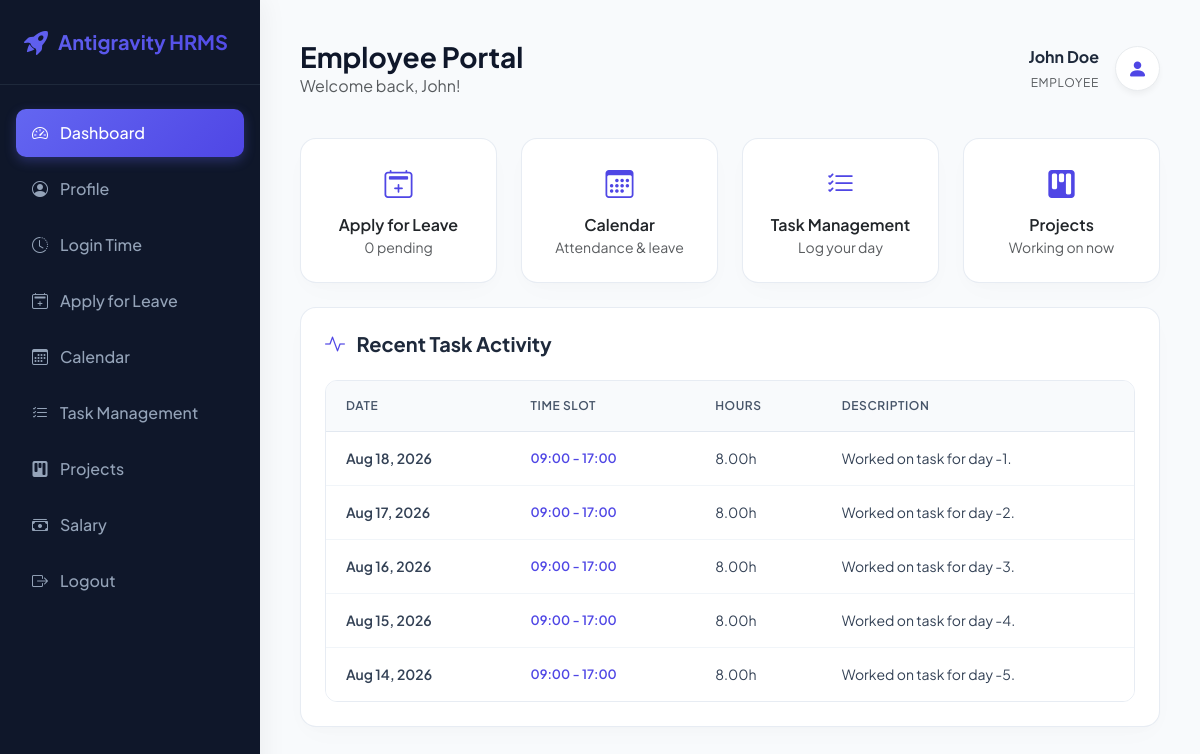
Page /api/dashboard/ (signed in) on the committed database.
### core/models.py (models this page shows, shortened)
class User(AbstractUser):
    ROLE_CHOICES = [
        ('admin', 'Admin'),
        ('employee', 'Employee'),
    ]
    role = models.CharField(max_length=20, choices=ROLE_CHOICES, default='employee')
    department = models.CharField(max_length=100, blank=True, null=True)
    designation = models.CharField(max_length=100, blank=True, null=True)
    joining_date = models.DateField(blank=True, null=True)
    salary_amount = models.DecimalField(max_digits=10, decimal_places=2, default=0.00)
    phone_number = models.CharField(max_length=20, blank=True, null=True)
    address = models.TextField(blank=True, null=True)

class WorkLog(models.Model):
    employee = models.ForeignKey(settings.AUTH_USER_MODEL, on_delete=models.CASCADE, related_name='work_logs')
    date = models.DateField()
    start_time = models.TimeField()
    end_time = models.TimeField()
    hours_worked = models.DecimalField(max_digits=4, decimal_places=2, null=True, blank=True)
    description = models.TextField()
    CATEGORY_CHOICES = [
        ('Meeting', 'Meeting'),
        ('Development', 'Development'),
        ('Bug Fix', 'Bug Fix'),
        ('Documentation', 'Documentation'),
        ('Testing', 'Testing'),
        ('Other', 'Other'),
    ]
    category = models.CharField(max_length=50, choices=CATEGORY_CHOICES, default='Other')

### core/views.py (the view)
# urls.py: path('dashboard/', EmployeeDashboardView.as_view(), name='employee_dashboard'),
class EmployeeDashboardView(EmployeeRoleRequiredMixin, TemplateView):
    template_name = 'core/employee_dashboard.html'
    def get_context_data(self, **kwargs):
        context = super().get_context_data(**kwargs)
        user = self.request.user
        pending_applications_count = LeaveApplication.objects.filter(employee=user, status='pending').count()
        recent_activity = WorkLog.objects.filter(employee=user).order_by('-date', '-start_time')[:5]
        context.update({
            'pending_applications_count': pending_applications_count,
            'recent_activity': recent_activity,
        })
        return context

### core/permissions.py (called while the page is built)
    def test_func(self):
        return (
            self.request.user.is_authenticated
            and getattr(self.request.user, 'role', None) == 'employee'
        )

### core/templates/core/employee_dashboard.html (shortened to what this page needs)
{% extends 'admin_dashboard/base.html' %}
{% block active_dashboard %}active{% endblock %}
{% block header_content %}
<h1>Employee Portal</h1>
<p class="text-muted mb-0">Welcome back, {{ request.user.first_name|default:request.user.username }}!</p>
{% endblock %}
{% block content %}
<div class="row g-4 mb-4">
    <div class="col-6 col-md-3">
        <a href="{% url 'employee_leaves' %}" class="text-decoration-none">
            <div class="glass-card text-center py-4">
                <i class="bi bi-calendar2-plus text-indigo fs-3"></i>
                <div class="fw-semibold mt-2 text-dark">Apply for Leave</div>
                <div class="text-muted small">{{ pending_applications_count }} pending</div>
            </div>
        </a>
    </div>
    <div class="col-6 col-md-3">
        <a href="{% url 'employee_calendar' %}" class="text-decoration-none">
            <div class="glass-card text-center py-4">
                <i class="bi bi-calendar3 text-indigo fs-3"></i>
                <div class="fw-semibold mt-2 text-dark">Calendar</div>
                <div class="text-muted small">Attendance &amp; leave</div>
            </div>
        </a>
    </div>
    <div class="col-6 col-md-3">
        <a href="{% url 'employee_work_logs' %}" class="text-decoration-none">
            <div class="glass-card text-center py-4">
                <i class="bi bi-list-check text-indigo fs-3"></i>
                <div class="fw-semibold mt-2 text-dark">Task Management</div>
                <div class="text-muted small">Log your day</div>
            </div>
        </a>
    </div>
    <div class="col-6 col-md-3">
        <a href="{% url 'employee_projects' %}" class="text-decoration-none">
            <div class="glass-card text-center py-4">
                <i class="bi bi-kanban-fill text-indigo fs-3"></i>
                <div class="fw-semibold mt-2 text-dark">Projects</div>
                <div class="text-muted small">Working on now</div>
            </div>
        </a>
    </div>
</div>
<div class="glass-card">
    <h5 class="fw-bold mb-4"><i class="bi bi-activity text-indigo me-2"></i> Recent Task Activity</h5>
    <div class="table-responsive">
        <table class="table table-hover align-middle">
            <thead class="table-light text-uppercase" style="font-size: 0.7rem;">
                <tr>
                    <th>Date</th>
                    <th>Time Slot</th>
                    <th>Hours</th>
                    <th>Description</th>
                </tr>
            </thead>
            <tbody>
                {% if recent_activity %}
                    {% for log in recent_activity %}
                        <tr>
                            <td class="fw-semibold">{{ log.date|date:"M d, Y" }}</td>
                            <td class="text-indigo fw-semibold" style="font-size: 0.8rem;">
                                {{ log.start_time|time:"H:i" }} - {{ log.end_time|time:"H:i" }}
                            </td>
                            <td>{{ log.hours_worked }}h</td>
                            <td class="text-wrap" style="max-width: 300px;">{{ log.description }}</td>
                        </tr>
                    {% endfor %}
                {% else %}
                    <tr>
                        <td colspan="4" class="text-center text-muted small py-4">No task logs entered yet.</td>
                    </tr>
                {% endif %}
            </tbody>
        </table>
    </div>
</div>
{% endblock %}

### admin_dashboard/templates/admin_dashboard/base.html (shortened to what this page needs)
<!DOCTYPE html>
<html lang="en">
<head>
    <link href="https://cdn.jsdelivr.net/npm/bootstrap@5.3.2/dist/css/bootstrap.min.css" rel="stylesheet">
    <link href="https://cdn.jsdelivr.net/npm/bootstrap-icons@1.11.1/font/bootstrap-icons.css" rel="stylesheet">
</head>
<body>
    <div class="sidebar">
        <div class="brand">
            <i class="bi bi-rocket-takeoff-fill fs-4"></i>
            <span>Antigravity HRMS</span>
        </div>
        <ul class="sidebar-menu">
            {% if request.user.role == 'admin' %}
            <li class="{% block active_employees %}{% endblock %}">
                <a href="{% url 'employee_list' %}">
                    <i class="bi bi-people-fill"></i>
                    <span>Employees</span>
                </a>
            </li>
            <li class="{% block active_leaves %}{% endblock %}">
                <a href="{% url 'leave_approvals' %}">
                    <i class="bi bi-calendar-check-fill"></i>
                    <span>Leave Approvals</span>
                </a>
            </li>
            {% else %}
            <li class="{% block active_dashboard %}{% endblock %}">
                <a href="{% url 'employee_dashboard' %}">
                    <i class="bi bi-speedometer2"></i>
                    <span>Dashboard</span>
                </a>
            </li>
            <li class="{% block active_profile %}{% endblock %}">
                <a href="{% url 'employee_profile' %}">
                    <i class="bi bi-person-circle"></i>
                    <span>Profile</span>
                </a>
            </li>
            <li class="{% block active_attendance %}{% endblock %}">
                <a href="{% url 'employee_attendance' %}">
                    <i class="bi bi-clock-history"></i>
                    <span>Login Time</span>
                </a>
            </li>
            <li class="{% block active_apply_leave %}{% endblock %}">
                <a href="{% url 'employee_leaves' %}">
                    <i class="bi bi-calendar2-plus"></i>
                    <span>Apply for Leave</span>
                </a>
            </li>
            <li class="{% block active_calendar %}{% endblock %}">
                <a href="{% url 'employee_calendar' %}">
                    <i class="bi bi-calendar3"></i>
                    <span>Calendar</span>
                </a>
            </li>
            <li class="{% block active_worklogs %}{% endblock %}">
                <a href="{% url 'employee_work_logs' %}">
                    <i class="bi bi-list-check"></i>
                    <span>Task Management</span>
                </a>
            </li>
            <li class="{% block active_projects %}{% endblock %}">
                <a href="{% url 'employee_projects' %}">
                    <i class="bi bi-kanban-fill"></i>
                    <span>Projects</span>
                </a>
            </li>
            <li class="{% block active_salary %}{% endblock %}">
                <a href="{% url 'employee_salary' %}">
                    <i class="bi bi-cash-stack"></i>
                    <span>Salary</span>
                </a>
            </li>
            {% endif %}
            <li>
                <a href="{% url 'admin_logout' %}">
                    <i class="bi bi-box-arrow-right"></i>
                    <span>Logout</span>
                </a>
            </li>
        </ul>
    </div>
    <div class="main-content">
        <div class="top-header">
            <div>
                {% block header_content %}{% endblock %}
            </div>
            <div class="d-flex align-items-center gap-3">
                <div class="text-end d-none d-md-block">
                    <div class="fw-bold">{{ request.user.get_full_name|default:request.user.username }}</div>
                    <small class="text-muted text-uppercase" style="font-size: 0.75rem; letter-spacing: 0.05em;">{{ request.user.role }}</small>
                </div>
                <div class="bg-white border border-light-subtle rounded-circle d-flex align-items-center justify-content-center" style="width: 45px; height: 45px; box-shadow: 0 4px 6px -1px rgba(0,0,0,0.05)">
                    <i class="bi bi-person-fill fs-5 text-indigo"></i>
                </div>
            </div>
        </div>
        {% block content %}{% endblock %}
    </div>
</body>
</html>

### admin_dashboard/templates/admin_dashboard/base.html (style rules this page uses)
:root { --primary-gradient: linear-gradient(135deg, #6366f1 0%, #4f46e5 100%); --sidebar-bg: #0f172a; --sidebar-hover: #1e293b; --sidebar-active: #4f46e5; --bg-light: #f8fafc; --card-border: rgba(226, 232, 240, 0.8); --font-family: 'Plus Jakarta Sans', -apple-system, BlinkMacSystemFont, "Segoe UI", Roboto, sans-serif; }
body { font-family: var(--font-family); background-color: var(--bg-light); color: #1e293b; overflow-x: hidden; }
.sidebar { background-color: var(--sidebar-bg); min-height: 100vh; color: #94a3b8; box-shadow: 4px 0 24px rgba(0, 0, 0, 0.05); transition: all 0.3s ease; position: fixed; width: 260px; z-index: 100; }
.sidebar .brand { padding: 24px; font-size: 1.25rem; font-weight: 700; color: #ffffff; display: flex; align-items: center; gap: 10px; border-bottom: 1px solid #1e293b; background: var(--primary-gradient); -webkit-background-clip: text; -webkit-text-fill-color: transparent; }
.sidebar-menu { padding: 20px 0; list-style: none; margin: 0; }
.sidebar-menu li { padding: 4px 16px; }
.sidebar-menu a { color: #94a3b8; text-decoration: none; display: flex; align-items: center; gap: 12px; padding: 12px 16px; border-radius: 10px; font-weight: 500; transition: all 0.2s ease; }
.sidebar-menu li.active a { color: #ffffff; background: var(--primary-gradient); box-shadow: 0 4px 12px rgba(99, 102, 241, 0.3); }
.main-content { margin-left: 260px; padding: 40px; min-height: 100vh; transition: all 0.3s ease; }
.top-header { display: flex; justify-content: space-between; align-items: center; margin-bottom: 40px; }
.top-header h1 { font-weight: 700; font-size: 1.75rem; color: #0f172a; margin: 0; }
.glass-card { background: #ffffff; border: 1px solid var(--card-border); border-radius: 16px; box-shadow: 0 10px 30px -5px rgba(0, 0, 0, 0.02), 0 5px 15px -5px rgba(0, 0, 0, 0.02); transition: transform 0.3s ease, box-shadow 0.3s ease; padding: 24px; }
.table-responsive { border-radius: 12px; overflow: hidden; border: 1px solid var(--card-border); }
.table { margin-bottom: 0; }
.table th { background-color: #f8fafc; color: #475569; font-weight: 600; text-transform: uppercase; font-size: 0.75rem; letter-spacing: 0.05em; padding: 16px 20px; border-bottom: 1px solid #e2e8f0; }
.table td { padding: 16px 20px; vertical-align: middle; font-size: 0.875rem; color: #334155; border-bottom: 1px solid #f1f5f9; }
.table tr:last-child td { border-bottom: none; }

### core/templates/core/employee_dashboard.html (style rules this page uses)
.text-indigo { color: #4f46e5 !important; }

### rows in the picture
User: user.first_name "John", user.get_full_name "John Doe", user.role "EMPLOYEE"
WorkLog: date "Aug 18, 2026", start_time "09:00", end_time "17:00", hours_worked "8.00", description "Worked on task for day -1."
WorkLog: date "Aug 17, 2026", start_time "09:00", end_time "17:00", hours_worked "8.00", description "Worked on task for day -2."
WorkLog: date "Aug 16, 2026", start_time "09:00", end_time "17:00", hours_worked "8.00", description "Worked on task for day -3."
WorkLog: date "Aug 15, 2026", start_time "09:00", end_time "17:00", hours_worked "8.00", description "Worked on task for day -4."
WorkLog: date "Aug 14, 2026", start_time "09:00", end_time "17:00", hours_worked "8.00", description "Worked on task for day -5."

### other values in the picture
{{ pending_applications_count }} "0"
